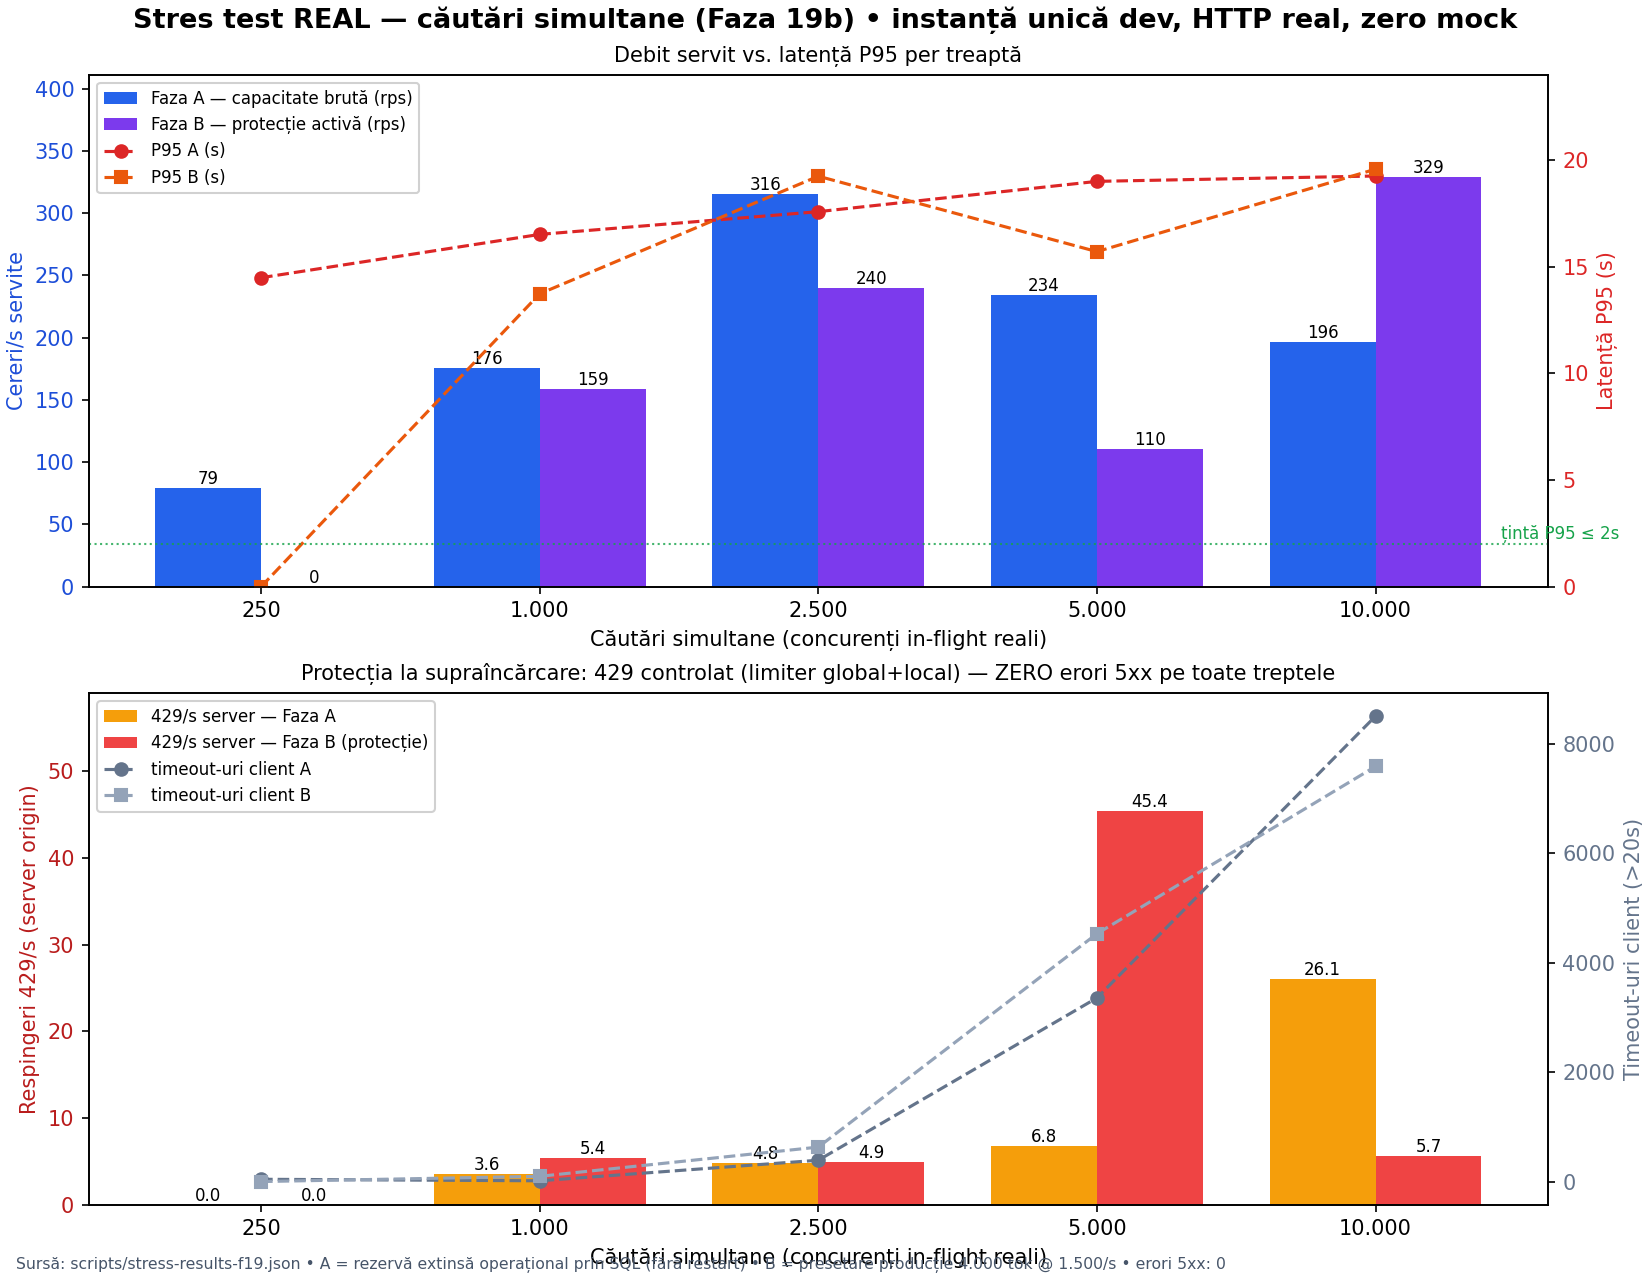

Reproduce this figure in Python.
# FAZA 19b — grafic rezultate stres test REAL (din stress-results-f19.json)
import json
import matplotlib.font_manager as fm

fm.fontManager.addfont('/usr/share/fonts/truetype/dejavu/DejaVuSans.ttf')

import matplotlib.pyplot as plt

plt.rcParams['font.sans-serif'] = ['DejaVu Sans']
plt.rcParams['axes.unicode_minus'] = False

with open('/home/z/my-project/scripts/stress-results-f19.json') as f:
    data = json.load(f)

stages_a = [r for r in data['stages'] if r['phase'] == 'A-brut']
stages_b = [r for r in data['stages'] if r['phase'] == 'B-protecție']

x_a = [r['targetConcurrency'] for r in stages_a]
rps_a = [r['rps'] for r in stages_a]
p95_a = [r['p95Ms'] / 1000 for r in stages_a]
t429_a = [r['server']['rps429'] for r in stages_a]

x_b = [r['targetConcurrency'] for r in stages_b]
rps_b = [r['rps'] for r in stages_b]
p95_b = [r['p95Ms'] / 1000 for r in stages_b]
t429_b = [r['server']['rps429'] for r in stages_b]

fig, (ax1, ax2) = plt.subplots(2, 1, figsize=(11, 8.5), constrained_layout=True)
fig.suptitle('Stres test REAL — căutări simultane (Faza 19b) • instanță unică dev, HTTP real, zero mock',
             fontsize=13, fontweight='bold')

w = 0.38
targets = [250, 1_000, 2_500, 5_000, 10_000]
rps_a_map = {r['targetConcurrency']: r['rps'] for r in stages_a}
rps_b_map = {r['targetConcurrency']: r['rps'] for r in stages_b}
p95_a_map = {r['targetConcurrency']: r['p95Ms'] / 1000 for r in stages_a}
p95_b_map = {r['targetConcurrency']: r['p95Ms'] / 1000 for r in stages_b}
t429_a_map = {r['targetConcurrency']: r['server']['rps429'] for r in stages_a}
t429_b_map = {r['targetConcurrency']: r['server']['rps429'] for r in stages_b}
to_a_map = {r['targetConcurrency']: r['timeouts'] for r in stages_a}
to_b_map = {r['targetConcurrency']: r['timeouts'] for r in stages_b}
xs = range(len(targets))
rps_a = [rps_a_map.get(t, 0) for t in targets]
rps_b = [rps_b_map.get(t, 0) for t in targets]
p95_a = [p95_a_map.get(t, 0) for t in targets]
p95_b = [p95_b_map.get(t, 0) for t in targets]
t429_a = [t429_a_map.get(t, 0) for t in targets]
t429_b = [t429_b_map.get(t, 0) for t in targets]
to_a = [to_a_map.get(t, 0) for t in targets]
to_b = [to_b_map.get(t, 0) for t in targets]
labels = [f'{t:,}'.replace(',', '.') for t in targets]

# ── panoul 1: rps + p95 ──
b1 = ax1.bar([i - w / 2 for i in xs], rps_a, width=w, color='#2563eb', label='Faza A — capacitate brută (rps)')
b2 = ax1.bar([i + w / 2 for i in xs], rps_b, width=w, color='#7c3aed', label='Faza B — protecție activă (rps)')
ax1.bar_label(b1, fmt='%.0f', fontsize=8)
ax1.bar_label(b2, fmt='%.0f', fontsize=8)
ax1.set_xticks(list(xs))
ax1.set_xticklabels(labels)
ax1.set_xlabel('Căutări simultane (concurenți in-flight reali)')
ax1.set_ylabel('Cereri/s servite', color='#1d4ed8')
ax1.tick_params(axis='y', labelcolor='#1d4ed8')
ax1.set_ylim(0, max(max(rps_a), max(rps_b)) * 1.25)

ax1b = ax1.twinx()
l1, = ax1b.plot(list(xs), p95_a, 'o--', color='#dc2626', label='P95 A (s)')
l2, = ax1b.plot(list(xs), p95_b, 's--', color='#ea580c', label='P95 B (s)')
ax1b.set_ylabel('Latență P95 (s)', color='#dc2626')
ax1b.tick_params(axis='y', labelcolor='#dc2626')
ax1b.set_ylim(0, 24)
ax1b.axhline(2.0, color='#16a34a', lw=1, ls=':', alpha=0.8)
ax1b.text(len(xs) - 0.55, 2.25, 'țintă P95 ≤ 2s', color='#16a34a', fontsize=8)

lines1 = [b1, b2, l1, l2]
ax1.legend(lines1, [l.get_label() for l in lines1], loc='upper left', fontsize=8, framealpha=0.9)
ax1.set_title('Debit servit vs. latență P95 per treaptă', fontsize=10)

# ── panoul 2: 429 + timeouts ──
bars_429 = ax2.bar([i - w / 2 for i in xs], t429_a, width=w, color='#f59e0b', label='429/s server — Faza A')
bars_429b = ax2.bar([i + w / 2 for i in xs], t429_b, width=w, color='#ef4444', label='429/s server — Faza B (protecție)')
ax2.bar_label(bars_429, fmt='%.1f', fontsize=8)
ax2.bar_label(bars_429b, fmt='%.1f', fontsize=8)
ax2.set_xticks(list(xs))
ax2.set_xticklabels(labels)
ax2.set_xlabel('Căutări simultane (concurenți in-flight reali)')
ax2.set_ylabel('Respingeri 429/s (server origin)', color='#b91c1c')
ax2.tick_params(axis='y', labelcolor='#b91c1c')
ax2.set_ylim(0, max(max(t429_a), max(t429_b)) * 1.3 or 10)

ax2b = ax2.twinx()
l3, = ax2b.plot(list(xs), to_a, 'o--', color='#64748b', label='timeout-uri client A')
l4, = ax2b.plot(list(xs), to_b, 's--', color='#94a3b8', label='timeout-uri client B')
ax2b.set_ylabel('Timeout-uri client (>20s)', color='#64748b')
ax2b.tick_params(axis='y', labelcolor='#64748b')

lines2 = [bars_429, bars_429b, l3, l4]
ax2.legend(lines2, [l.get_label() for l in lines2], loc='upper left', fontsize=8, framealpha=0.9)
ax2.set_title('Protecția la supraîncărcare: 429 controlat (limiter global+local) — ZERO erori 5xx pe toate treptele', fontsize=10)

fig.text(0.01, 0.005,
         'Sursă: scripts/stress-results-f19.json • A = rezervă extinsă operațional prin SQL (fără restart) • B = presetare producție 4.000 tok @ 1.500/s • erori 5xx: 0',
         fontsize=7.5, color='#475569')

out = '/home/z/my-project/scripts/stress-chart-f19.png'
fig.savefig(out, dpi=150)
print('OK →', out)
